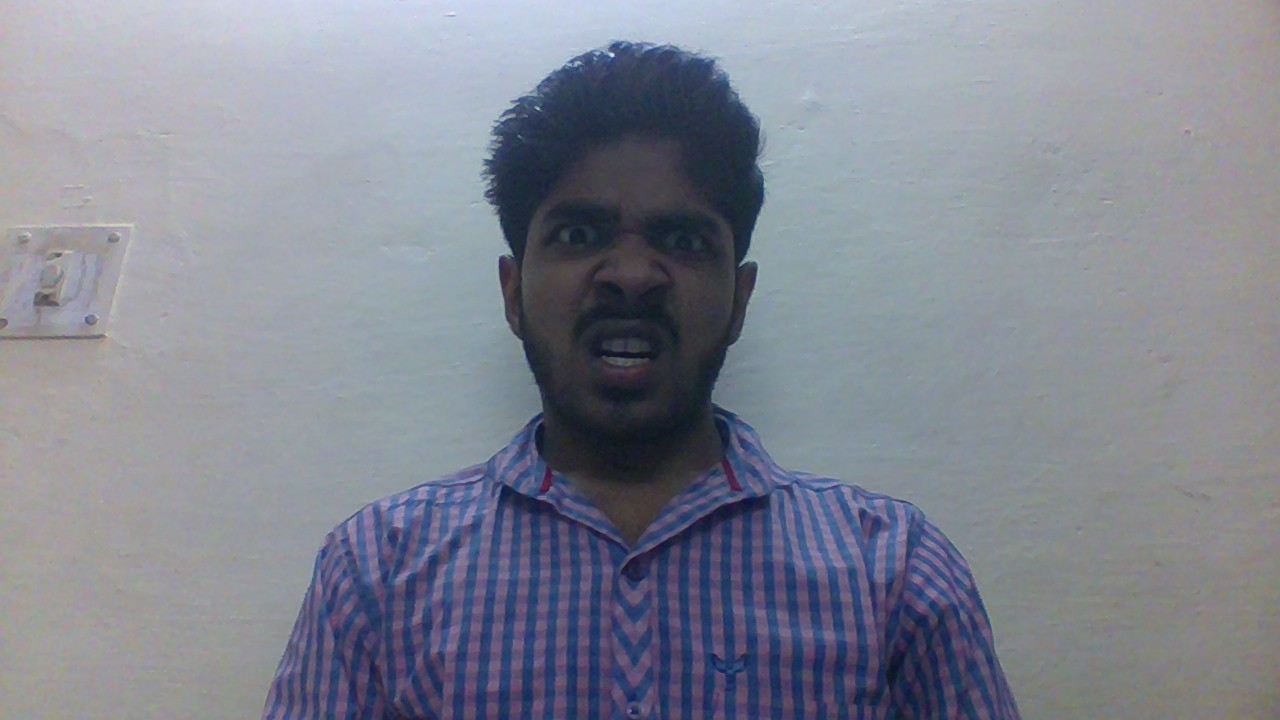
%> input picture 1. Source Code/dataset/anger/001/WIN_20171119_18_50_32_Pro.jpg, 1280 x 720 px; its folder holds only this picture in this run
$ octave --eval "result = train;"   (GNU Octave 9; MATLAB toolbox functions it lacks are replaced by stand-ins)
%> lines starting %> are read from the running program, lines starting %| are printed output that depends on the picture
### 1. Source Code/extract_feature_table_utility.m
function [all_feature] = extract_feature_table_utility(value)
%> called with value = 1
path = 'dataset';
emotions_dir = dir(path);
len_emotions_dir = length(emotions_dir);
all_feature = [];
count = 0;
for i = 3:len_emotions_dir;
    current_path = strcat(path,'\',emotions_dir(i).name);
    current_dir_1 = dir(current_path);
    prepath = current_path;
    len_current_dir_1 = length(current_dir_1);


    for j = 3:len_current_dir_1;

        current_path = strcat(prepath,'\',current_dir_1(j).name);

        current_dir_2 = dir(strcat(current_path,'\*.jpg'));
        len_current_dir_2 = length(current_dir_2);
        ppath = current_path;
        for k = 1:len_current_dir_2;
            count = count + 1;
            current_path = strcat(ppath,'\',current_dir_2(k).name);
            disp(strcat('extracting feature for em = ',sprintf('%d',value)))
            disp(current_path)
            disp(count)

            I = imread(current_path);
%> I is the input picture: size 720x1280x3 uint8; mean R, G, B 129.5, 133.7, 145.8

            current_feature = extract_feature_vector(I,1);
            emotion = emotions_dir(i).name;
            x = 0;
            if(strcmp(emotion,'anger') && value == 1)
                x = 1;
            elseif(strcmp(emotion,'disgust') && value == 2)
                x = 1;
            elseif(strcmp(emotion,'fear') && value == 3)
                x = 1;
            elseif(strcmp(emotion,'happiness') && value == 4)
                x = 1;
            elseif(strcmp(emotion,'neutral') && value == 5)
                x = 1;
            elseif(strcmp(emotion,'sad') && value == 6)
                x = 1;
            elseif(strcmp(emotion,'surprise') && value == 7)
                x = 1;
            end

            current_feature = [current_feature x];
            all_feature = [all_feature;current_feature];


        end

    end

end
save(strcat('all_feature_',sprintf('%d',value),'.mat'),'all_feature');
end

### 1. Source Code/extract_feature_vector.m
function [current_feature] = extract_feature_vector(I,crop)
%> called with crop = 1

if (crop == 1)
    display('Crop Image for feature extraction')
    FDetect = vision.CascadeObjectDetector;
    BB = step(FDetect,I);
%> BB = [504 135 254 254]
    I = imcrop(I,BB);
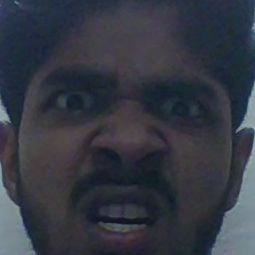
%> I: size 255x255x3 uint8; mean R, G, B 52.9, 56.5, 66.8
  %  I = imresize(I,[480,480]);
end

wname = 'bior6.8';
level = 2;
[c,s] = wavedec2(I,level,wname);
%> s = [76 76 3; 76 76 3; 136 136 3; 255 255 3]
X = waverec2(c,s,wname);
X = uint8(X);

[H1,V1,D1] = detcoef2('all',c,s,1);
A1 = appcoef2(c,s,'bior6.8',1);
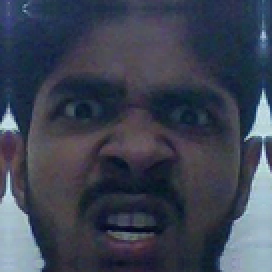
%> A1: size 136x136x3 double (shown 2 times larger); mean R, G, B 109.5, 118.3, 139.7; drawn with min black and max white
V1img = wcodemat(V1,256,'mat',1);
H1img = wcodemat(H1,256,'mat',1);
D1img = wcodemat(D1,256,'mat',1);
A1img = wcodemat(A1,256,'mat',1);


[H2,V2,D2] = detcoef2('all',c,s,2);
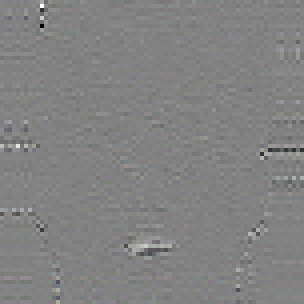
%> H2: size 76x76x3 double (shown 4 times larger); mean R, G, B 0, 0, 0; drawn with min black and max white
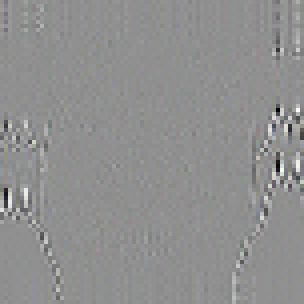
%> V2: size 76x76x3 double (shown 4 times larger); mean R, G, B 0, 0.1, 0.1; drawn with min black and max white
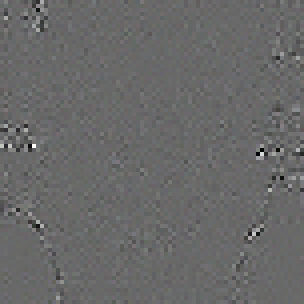
%> D2: size 76x76x3 double (shown 4 times larger); mean R, G, B 0, 0.1, 0; drawn with min black and max white
A2 = appcoef2(c,s,'bior6.8',2);
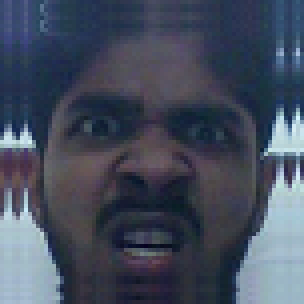
%> A2: size 76x76x3 double (shown 4 times larger); mean R, G, B 230.5, 253.1, 299.1; drawn with min black and max white
V2img = wcodemat(V2,256,'mat',1);
H2img = wcodemat(H2,256,'mat',1);
D2img = wcodemat(D2,256,'mat',1);
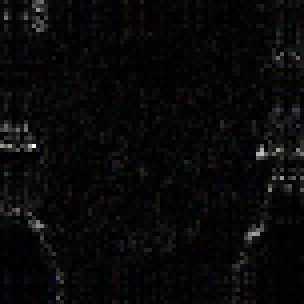
%> D2img: size 76x76x3 double (shown 4 times larger); mean R, G, B 9.7, 9.5, 9.9; drawn with min black and max white
A2img = wcodemat(A2,256,'mat',1);


A2img = uint8(A2img);
%> A2img: size 76x76x3 uint8
V2img = uint8(V2img);
%> V2img: size 76x76x3 uint8
V1img = uint8(V1img);
%> V1img: size 136x136x3 uint8
H2img = uint8(H2img);
%> H2img: size 76x76x3 uint8
H1img = uint8(H1img);
%> H1img: size 136x136x3 uint8
D2img = uint8(D2img);
%> D2img: size 76x76x3 uint8
D1img = uint8(D1img);
%> D1img: size 136x136x3 uint8


% [45 lines of commented-out code are left out]

N_A2 = entropy(A2img);
%> N_A2 = 6.99
N_H2 = entropy(H2img);
%> N_H2 = 4.5
N_V2 = entropy(V2img);
%> N_V2 = 4.31
N_D2 = entropy(D2img);
%> N_D2 = 4.54
N_H1 = entropy(H1img);
%> N_H1 = 4.39
N_V1 = entropy(V1img);
%> N_V1 = 4.37
N_D1 = entropy(D1img);
%> N_D1 = 4.34

current_feature = [N_A2 N_H2 N_V2 N_D2 N_H1 N_V1 N_D1];
%> current_feature = [6.99 4.5 4.31 4.54 4.39 4.37 4.34]
%> in extract_feature_table_utility, `current_feature = [current_feature x];`: current_feature = [6.99 4.5 4.31 4.54 4.39 4.37 4.34 1]
end

### 1. Source Code/trainClassifierForAnger.m
function [trainedClassifier, resubstitutionAccuracy] = trainClassifier(trainingData)
% trainClassifier(trainingData)
%  returns a trained classifier and its accuracy.
%  This code recreates the classification model trained in
%  Classification Learner app.
%
%   Input:
%       trainingData: the training data of same data type as imported
%        in the app (table or matrix).
%
%   Output:
%       trainedClassifier: a struct containing the trained classifier.
%        The struct contains various fields with information about the
%        trained classifier.
%
%       trainedClassifier.predictFcn: a function to make predictions
%        on new data. It takes an input of the same form as this training
%        code (table or matrix) and returns predictions for the response.
%        If you supply a matrix, include only the predictors columns (or
%        rows).
%
%       resubstitutionAccuracy: a double containing the accuracy in
%        percent. In the app, the History list displays this
%        overall accuracy score for each model.
%
%  Use the code to train the model with new data.
%  To retrain your classifier, call the function from the command line
%  with your original data or new data as the input argument trainingData.
%
%  For example, to retrain a classifier trained with the original data set
%  T, enter:
%    [trainedClassifier, resubstitutionAccuracy] = trainClassifier(T)
%
%  To make predictions with the returned 'trainedClassifier' on new data T,
%  use
%    yfit = trainedClassifier.predictFcn(T)
%
%  To automate training the same classifier with new data, or to learn how
%  to programmatically train classifiers, examine the generated code.

% Auto-generated by MATLAB on 20-Nov-2017 20:33:17


% Extract predictors and response
% This code processes the data into the right shape for training the
% classifier.
% Convert input to table
%> the run ends on the next line
inputTable = array2table(trainingData, 'VariableNames', {'column_1', 'column_2', 'column_3', 'column_4', 'column_5', 'column_6', 'column_7', 'column_8'});

predictorNames = {'column_1', 'column_2', 'column_3', 'column_4', 'column_5', 'column_6', 'column_7'};
predictors = inputTable(:, predictorNames);
response = inputTable.column_8;
isCategoricalPredictor = [false, false, false, false, false, false, false];

% Train a classifier
% This code specifies all the classifier options and trains the classifier.
classificationSVM = fitcsvm(...
    predictors, ...
    response, ...
    'KernelFunction', 'gaussian', ...
    'PolynomialOrder', [], ...
    'KernelScale', 0.66, ...
    'BoxConstraint', 1, ...
    'Standardize', true, ...
    'ClassNames', [0; 1]);

% Create the result struct with predict function
predictorExtractionFcn = @(x) array2table(x, 'VariableNames', predictorNames);
svmPredictFcn = @(x) predict(classificationSVM, x);
trainedClassifier.predictFcn = @(x) svmPredictFcn(predictorExtractionFcn(x));

% Add additional fields to the result struct
trainedClassifier.ClassificationSVM = classificationSVM;
trainedClassifier.About = 'This struct is a trained classifier exported from Classification Learner R2016a.';
trainedClassifier.HowToPredict = sprintf('To make predictions on a new predictor column matrix, X, use: \n  yfit = c.predictFcn(X) \nreplacing ''c'' with the name of the variable that is this struct, e.g. ''trainedClassifier''. \n \nX must contain exactly 7 columns because this classifier was trained using 7 predictors. \nX must contain only predictor columns in exactly the same order and format as your training \ndata. Do not include the response column or any columns you did not import into \nClassification Learner. \n \nFor more information, see <a href="matlab:helpview(fullfile(docroot, ''stats'', ''stats.map''), ''appclassification_exportmodeltoworkspace'')">How to predict using an exported model</a>.');

% Extract predictors and response
% This code processes the data into the right shape for training the
% classifier.
% Convert input to table
inputTable = array2table(trainingData, 'VariableNames', {'column_1', 'column_2', 'column_3', 'column_4', 'column_5', 'column_6', 'column_7', 'column_8'});

predictorNames = {'column_1', 'column_2', 'column_3', 'column_4', 'column_5', 'column_6', 'column_7'};
predictors = inputTable(:, predictorNames);
response = inputTable.column_8;
isCategoricalPredictor = [false, false, false, false, false, false, false];

% Compute resubstitution accuracy
resubstitutionAccuracy = 1 - resubLoss(trainedClassifier.ClassificationSVM, 'LossFun', 'ClassifError');

% Compute resubstitution predictions and scores
[resubstitutionPredictions, resubstitutionScores] = predict(trainedClassifier.ClassificationSVM, predictors);

### 1. Source Code/train.m
function [trainedClassifierVector] = train()
trainedClassifierVector = [];
for emotion = 1:7;
    disp('training for emotion : ' + emotion)
    feature_table = extract_feature_table_utility(emotion);
    if(emotion == 1)
        [trainedClassifierForAnger,acc] = trainClassifierForAnger(feature_table);
        trainedClassifierVector = [trainedClassifierVector;trainedClassifierForAnger];
    end
    if(emotion == 2)
        [trainedClassifierForDisgust,acc] = trainClassifierForDisgust(feature_table);
        trainedClassifierVector = [trainedClassifierVector;trainedClassifierForDisgust];
    end
    if(emotion == 3)
        [trainedClassifierForFear,acc] = trainClassifierForFear(feature_table);
        trainedClassifierVector = [trainedClassifierVector;trainedClassifierForFear];
    end
    if(emotion == 5)
        [trainedClassifierForNeutral,acc] = trainClassifierForNeutral(feature_table);
        trainedClassifierVector = [trainedClassifierVector;trainedClassifierForNeutral];
    end
    if(emotion == 4)
        [trainedClassifierForHappy,acc] = trainClassifierForHappy(feature_table);
        trainedClassifierVector = [trainedClassifierVector;trainedClassifierForHappy];
    end
    if(emotion == 6)
        [trainedClassifierForSad,acc] = trainClassifierForSad(feature_table);
        trainedClassifierVector = [trainedClassifierVector;trainedClassifierForSad];
    end
    if(emotion == 7)
        [trainedClassifierForSurprise,acc] = trainClassifierForSurprise(feature_table);
        trainedClassifierVector = [trainedClassifierVector;trainedClassifierForSurprise];
    end
end
